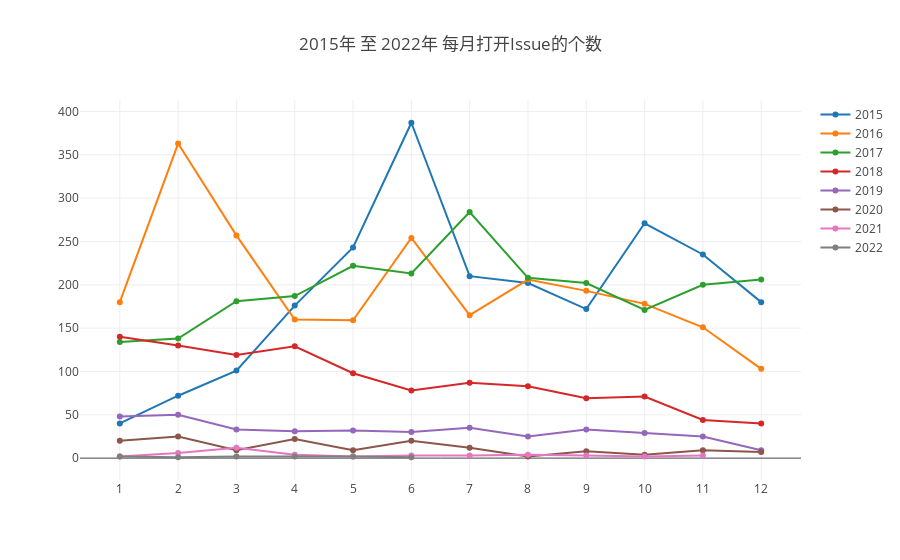

Notebook code cell kept with this figure:
### Markdown cell above
#### （1）每月打开 Issue个数

### Code cell
var q = `SELECT  toYear(created_at) as Year, toMonth(created_at) as Month, Count(*) as issue_created_cnt
    From github_log.events
    where repo_id =${repo_id} and type='IssuesEvent' and action='opened'
    Group by toYear(created_at),toMonth(created_at)`;
(openDigger.driver.clickhouse.query(q)).then(data=>{
    //排序
    data.sort(function(a,b){
    return a['Month']-b['Month'];
    })

    Alldata=[]
    Year=[2015,2016,2017,2018,2019,2020,2021,2022]
    for(var i=0;i<Year.length;i++){
        var y=[]
        var x=[]
        data.forEach((d,index)=>{
            if(d['Year']==Year[i]){
                var x_index=x.indexOf(d['Month'])
                if(x_index===-1){
                    y.push(parseInt(d['issue_created_cnt']))
                    x.push(d['Month'])
                }
                else {
                    y[x_index]+=parseInt(d['issue_created_cnt'])
                }}
})
    Alldata.push({y: y,x:x,name:Year[i]})
    }
   openDigger.render.plotly(Alldata, {
        title:  `${startYear}年 至 ${year}年 每月打开Issue的个数`,
        xaxis: {type: 'category'}
    });
    var tableData=[]
    Alldata.forEach((d,index)=>{
    //console.log(d)
    var table={}
    table['年份']=d['name']
    for(var i = 0;i<d['y'].length;i++){
       table[(d['x'][i])+'月']=d['y'][i]
        }
    tableData.push(table)
});
    console.table(tableData)
})

### Figure 1 — Plotly figure (JSON) as saved in the notebook; plotly's stock layout.template omitted (floating-point values rounded to 4 significant figures)
{"data": [{"name": 2015, "x": [1, 2, 3, 4, 5, 6, 7, 8, 9, 10, 11, 12], "y": [40, 72, 101, 176, 243, 387, 210, 202, 172, 271, 235, 180]}, {"name": 2016, "x": [1, 2, 3, 4, 5, 6, 7, 8, 9, 10, 11, 12], "y": [180, 363, 257, 160, 159, 254, 165, 206, 193, 178, 151, 103]}, {"name": 2017, "x": [1, 2, 3, 4, 5, 6, 7, 8, 9, 10, 11, 12], "y": [134, 138, 181, 187, 222, 213, 284, 208, 202, 171, 200, 206]}, {"name": 2018, "x": [1, 2, 3, 4, 5, 6, 7, 8, 9, 10, 11, 12], "y": [140, 130, 119, 129, 98, 78, 87, 83, 69, 71, 44, 40]}, {"name": 2019, "x": [1, 2, 3, 4, 5, 6, 7, 8, 9, 10, 11, 12], "y": [48, 50, 33, 31, 32, 30, 35, 25, 33, 29, 25, 9]}, {"name": 2020, "x": [1, 2, 3, 4, 5, 6, 7, 8, 9, 10, 11, 12], "y": [20, 25, 9, 22, 9, 20, 12, 2, 8, 4, 9, 7]}, {"name": 2021, "x": [1, 2, 3, 4, 5, 6, 7, 8, 9, 10, 11], "y": [2, 6, 12, 4, 2, 3, 3, 4, 3, 2, 3]}, {"name": 2022, "x": [1, 2, 3, 4, 5, 6], "y": [2, 1, 2, 2, 2, 1]}], "layout": {"autosize": true, "title": {"text": "2015年 至 2022年 每月打开Issue的个数"}, "xaxis": {"autorange": true, "range": [-0.6756, 11.68], "type": "category"}, "yaxis": {"autorange": true, "range": [-30.85, 418.9], "type": "linear"}}}
